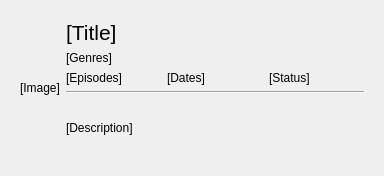
<?xml version="1.0" encoding="UTF-8"?>
<ui version="4.0">
 <class>AnimePreviewUI</class>
 <widget class="QWidget" name="AnimePreviewUI">
  <property name="geometry">
   <rect>
    <x>0</x>
    <y>0</y>
    <width>384</width>
    <height>176</height>
   </rect>
  </property>
  <property name="windowTitle">
   <string>Form</string>
  </property>
  <property name="autoFillBackground">
   <bool>false</bool>
  </property>
  <property name="styleSheet">
   <string notr="true"/>
  </property>
  <layout class="QHBoxLayout" name="horizontalLayout" stretch="0">
   <item>
    <widget class="QFrame" name="frame">
     <property name="styleSheet">
      <string notr="true">#frame {
        
        border-radius: 4px;
}
</string>
     </property>
     <property name="frameShape">
      <enum>QFrame::StyledPanel</enum>
     </property>
     <property name="frameShadow">
      <enum>QFrame::Raised</enum>
     </property>
     <layout class="QHBoxLayout" name="horizontalLayout_2" stretch="0,1">
      <item>
       <widget class="QLabel" name="coverImageLabel">
        <property name="text">
         <string>[Image]</string>
        </property>
       </widget>
      </item>
      <item>
       <layout class="QVBoxLayout" name="verticalLayout" stretch="0,0,0,0,1">
        <item>
         <widget class="QLabel" name="titleLabel">
          <property name="font">
           <font>
            <pointsize>16</pointsize>
           </font>
          </property>
          <property name="text">
           <string>[Title]</string>
          </property>
         </widget>
        </item>
        <item>
         <widget class="QLabel" name="genresLabel">
          <property name="text">
           <string>[Genres]</string>
          </property>
         </widget>
        </item>
        <item>
         <layout class="QHBoxLayout" name="horizontalLayout_3">
          <item>
           <widget class="QLabel" name="episodesLabel">
            <property name="text">
             <string>[Episodes]</string>
            </property>
           </widget>
          </item>
          <item>
           <widget class="QLabel" name="datesLabel">
            <property name="text">
             <string>[Dates]</string>
            </property>
           </widget>
          </item>
          <item>
           <widget class="QLabel" name="statusLabel">
            <property name="text">
             <string>[Status]</string>
            </property>
           </widget>
          </item>
         </layout>
        </item>
        <item>
         <widget class="Line" name="descriptionSeparator">
          <property name="orientation">
           <enum>Qt::Horizontal</enum>
          </property>
         </widget>
        </item>
        <item>
         <widget class="QLabel" name="descriptionLabel">
          <property name="text">
           <string>[Description]</string>
          </property>
          <property name="textFormat">
           <enum>Qt::RichText</enum>
          </property>
          <property name="wordWrap">
           <bool>true</bool>
          </property>
         </widget>
        </item>
       </layout>
      </item>
     </layout>
    </widget>
   </item>
  </layout>
 </widget>
 <resources/>
 <connections/>
</ui>
